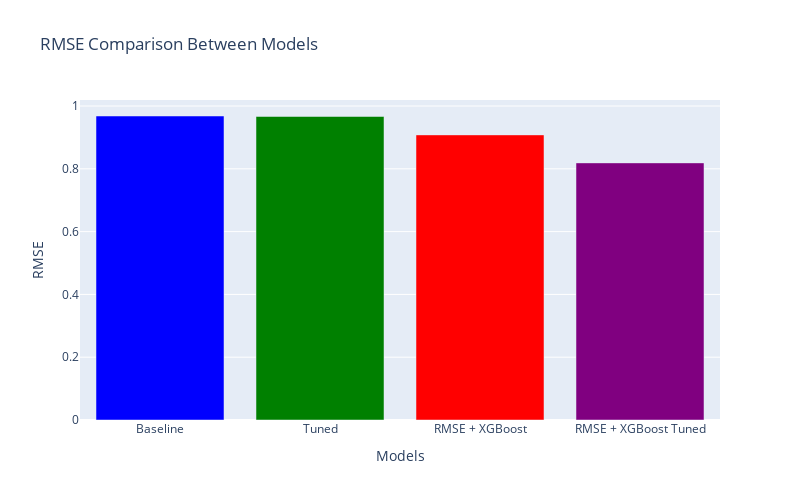

The code cell stored with this chart in its notebook:
### Markdown cell above
## Comparison Between SVD and SVD + XGBoost

### Code cell
# Model names
models = ['Baseline', 'Tuned', 'RMSE + XGBoost', 'RMSE + XGBoost Tuned']
rmse_values = [rmse_svd_vanilla, rmse_svd_tuned, rmse_svd_xgboost, rmse_svd_xgboost_finetuned]

# Create a bar plot using Plotly
fig = go.Figure(data=[
    go.Bar(x=models, y=rmse_values, marker=dict(color=['blue', 'green', 'red', 'purple']))
])

# Customize the layout
fig.update_layout(
    title='RMSE Comparison Between Models',
    xaxis_title='Models',
    yaxis_title='RMSE',
    width=800,
    height=500
)

# Show the plot
fig.show()

### Figure 1 — Plotly figure (JSON) as saved in the notebook; plotly's stock layout.template omitted (floating-point values rounded to 4 significant figures)
{"data": [{"marker": {"color": ["blue", "green", "red", "purple"]}, "type": "bar", "x": ["Baseline", "Tuned", "RMSE + XGBoost", "RMSE + XGBoost Tuned"], "y": [0.9682, 0.9667, 0.908, 0.8189]}], "layout": {"height": 500, "title": {"text": "RMSE Comparison Between Models"}, "width": 800, "xaxis": {"title": {"text": "Models"}}, "yaxis": {"title": {"text": "RMSE"}}}}
